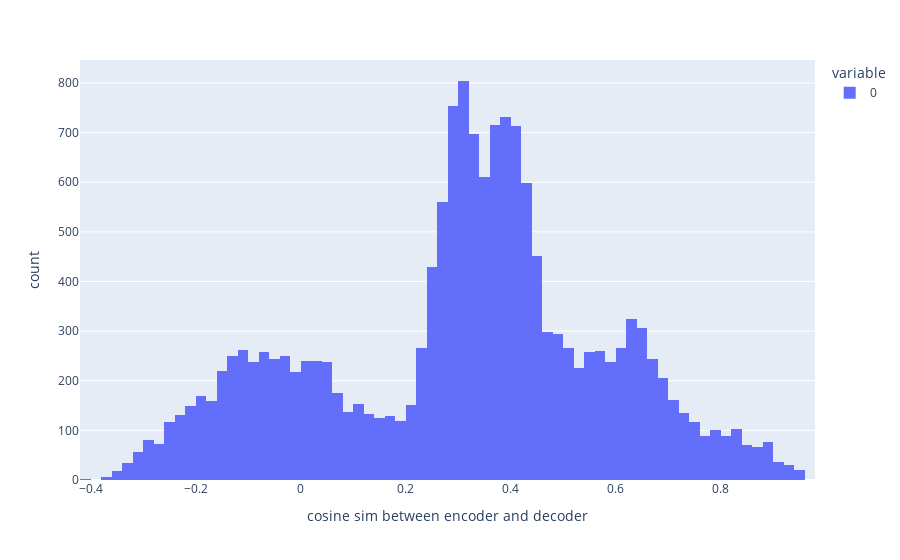

The notebook cell saved with this chart:
### Code cell
px.histogram(cosine_sims.to('cpu'), labels={'value': 'cosine sim between encoder and decoder'}).show()

### Figure 1 — Plotly figure (JSON) as saved in the notebook; plotly's stock layout.template omitted (floating-point values rounded to 4 significant figures; data arrays with more than 128 entries replaced by an {"elided": "..."} marker saying what was removed)
{"data": [{"alignmentgroup": "True", "bingroup": "x", "hovertemplate": "variable=0<br>cosine sim between encoder and decoder=%{x}<br>count=%{y}<extra></extra>", "legendgroup": "0", "marker": {"color": "#636efa", "pattern": {"shape": ""}}, "name": "0", "offsetgroup": "0", "orientation": "v", "showlegend": true, "type": "histogram", "x": {"elided": "16384 float values"}, "xaxis": "x", "yaxis": "y"}], "layout": {"barmode": "relative", "legend": {"title": {"text": "variable"}, "tracegroupgap": 0}, "margin": {"t": 60}, "xaxis": {"anchor": "y", "domain": [0, 1], "title": {"text": "cosine sim between encoder and decoder"}}, "yaxis": {"anchor": "x", "domain": [0, 1], "title": {"text": "count"}}}}
